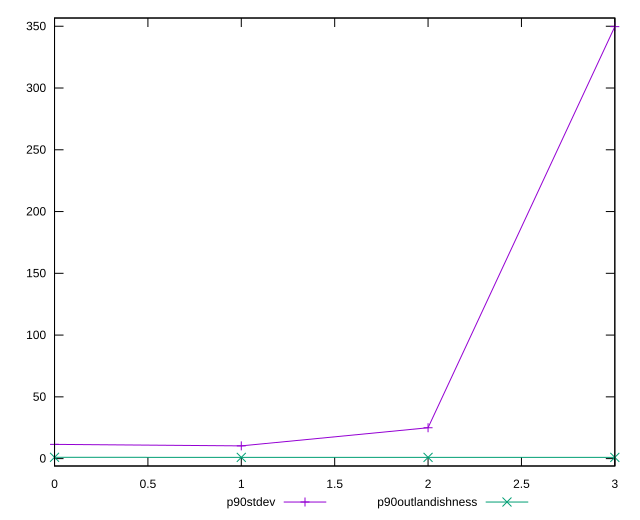

This figure's gnuplot source:
reset

$p90Stdev <<EOF
0 11.532468238103087
1 10.317194624857951
2 24.994704522548165
3 349.6876573512898
EOF

$p90Outlandishness <<EOF
0 1.078685735999017
1 0.9998902183077936
2 1.0026758972055814
3 1.0023812037722968
EOF

set key outside below
set xrange [0:3]
set yrange [-5.973865124351846:356.6614126939494]
set trange [-5.973865124351846:356.6614126939494]
set terminal svg size 640, 520 enhanced background rgb 'white'
set output "reports/report_00031_2021-02-24T23-18-18.084Z/largest-contentful-paint/progression/stddev.svg"

plot $p90Stdev title "p90stdev" with linespoints, \
     $p90Outlandishness title "p90outlandishness" with linespoints

reset
